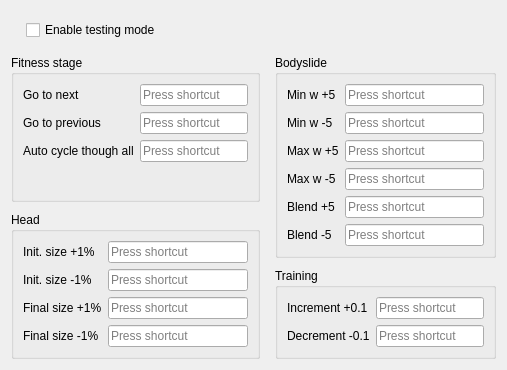
      <widget class="QWidget" name="tab_7">
       <attribute name="title">
        <string>Other options</string>
       </attribute>
       <layout class="QVBoxLayout" name="verticalLayout_9">
        <property name="spacing">
         <number>15</number>
        </property>
        <property name="topMargin">
         <number>20</number>
        </property>
        <item>
         <layout class="QHBoxLayout" name="horizontalLayout_8">
          <property name="leftMargin">
           <number>15</number>
          </property>
          <property name="topMargin">
           <number>0</number>
          </property>
          <item>
           <widget class="QCheckBox" name="checkBox_4">
            <property name="statusTip">
             <string>Let's you make adjustments in real time</string>
            </property>
            <property name="whatsThis">
             <string>&lt;html&gt;&lt;head/&gt;&lt;body&gt;&lt;p&gt;While in testing mode: &lt;/p&gt;&lt;ul style=&quot;margin-top: 0px; margin-bottom: 0px; margin-left: 0px; margin-right: 0px; -qt-list-indent: 1;&quot;&gt;&lt;li style=&quot; margin-top:12px; margin-bottom:0px; margin-left:0px; margin-right:0px; -qt-block-indent:0; text-indent:0px;&quot;&gt;Detailed info will be printed to the console&lt;/li&gt;&lt;li style=&quot; margin-top:0px; margin-bottom:0px; margin-left:0px; margin-right:0px; -qt-block-indent:0; text-indent:0px;&quot;&gt;Hotkeys for ciclying through Fitness stages will become available&lt;/li&gt;&lt;li style=&quot; margin-top:0px; margin-bottom:12px; margin-left:0px; margin-right:0px; -qt-block-indent:0; text-indent:0px;&quot;&gt;Bodyslide settings will be reapplied on game reloading&lt;/li&gt;&lt;/ul&gt;&lt;/body&gt;&lt;/html&gt;</string>
            </property>
            <property name="text">
             <string>Enable testing mode</string>
            </property>
           </widget>
          </item>
         </layout>
        </item>
        <item>
         <layout class="QHBoxLayout" name="horizontalLayout_9">
          <item>
           <layout class="QVBoxLayout" name="verticalLayout_7">
            <property name="spacing">
             <number>10</number>
            </property>
            <item>
             <widget class="QGroupBox" name="groupBox_10">
              <property name="title">
               <string>Fitness stage</string>
              </property>
              <layout class="QFormLayout" name="formLayout_10">
               <item row="0" column="0">
                <widget class="QLabel" name="label_35">
                 <property name="text">
                  <string>Go to next</string>
                 </property>
                </widget>
               </item>
               <item row="0" column="1">
                <widget class="QKeySequenceEdit" name="keySequenceEdit"/>
               </item>
               <item row="1" column="0">
                <widget class="QLabel" name="label_45">
                 <property name="text">
                  <string>Go to previous</string>
                 </property>
                </widget>
               </item>
               <item row="1" column="1">
                <widget class="QKeySequenceEdit" name="keySequenceEdit_11"/>
               </item>
               <item row="2" column="0">
                <widget class="QLabel" name="label_39">
                 <property name="text">
                  <string>Auto cycle though all</string>
                 </property>
                </widget>
               </item>
               <item row="2" column="1">
                <widget class="QKeySequenceEdit" name="keySequenceEdit_5"/>
               </item>
              </layout>
             </widget>
            </item>
            <item>
             <widget class="QGroupBox" name="groupBox_9">
              <property name="title">
               <string>Head</string>
              </property>
              <layout class="QFormLayout" name="formLayout_7">
               <item row="0" column="0">
                <widget class="QLabel" name="label_46">
                 <property name="text">
                  <string>Init. size +1%</string>
                 </property>
                </widget>
               </item>
               <item row="0" column="1">
                <widget class="QKeySequenceEdit" name="keySequenceEdit_12"/>
               </item>
               <item row="1" column="0">
                <widget class="QLabel" name="label_47">
                 <property name="text">
                  <string>Init. size -1%</string>
                 </property>
                </widget>
               </item>
               <item row="2" column="0">
                <widget class="QLabel" name="label_48">
                 <property name="text">
                  <string>Final size +1%</string>
                 </property>
                </widget>
               </item>
               <item row="3" column="0">
                <widget class="QLabel" name="label_49">
                 <property name="text">
                  <string>Final size -1%</string>
                 </property>
                </widget>
               </item>
               <item row="1" column="1">
                <widget class="QKeySequenceEdit" name="keySequenceEdit_13"/>
               </item>
               <item row="2" column="1">
                <widget class="QKeySequenceEdit" name="keySequenceEdit_14"/>
               </item>
               <item row="3" column="1">
                <widget class="QKeySequenceEdit" name="keySequenceEdit_15"/>
               </item>
              </layout>
             </widget>
            </item>
           </layout>
          </item>
          <item>
           <layout class="QVBoxLayout" name="verticalLayout_8">
            <property name="spacing">
             <number>10</number>
            </property>
            <item>
             <widget class="QGroupBox" name="groupBox_8">
              <property name="title">
               <string>Bodyslide</string>
              </property>
              <layout class="QFormLayout" name="formLayout_9">
               <item row="1" column="0">
                <widget class="QLabel" name="label_38">
                 <property name="text">
                  <string>Min w +5</string>
                 </property>
                </widget>
               </item>
               <item row="1" column="1">
                <widget class="QKeySequenceEdit" name="keySequenceEdit_4"/>
               </item>
               <item row="2" column="0">
                <widget class="QLabel" name="label_40">
                 <property name="text">
                  <string>Min w -5</string>
                 </property>
                </widget>
               </item>
               <item row="2" column="1">
                <widget class="QKeySequenceEdit" name="keySequenceEdit_6"/>
               </item>
               <item row="3" column="0">
                <widget class="QLabel" name="label_41">
                 <property name="text">
                  <string>Max w +5</string>
                 </property>
                </widget>
               </item>
               <item row="3" column="1">
                <widget class="QKeySequenceEdit" name="keySequenceEdit_7"/>
               </item>
               <item row="4" column="0">
                <widget class="QLabel" name="label_42">
                 <property name="text">
                  <string>Max w -5</string>
                 </property>
                </widget>
               </item>
               <item row="4" column="1">
                <widget class="QKeySequenceEdit" name="keySequenceEdit_8"/>
               </item>
               <item row="5" column="0">
                <widget class="QLabel" name="label_43">
                 <property name="text">
                  <string>Blend +5</string>
                 </property>
                </widget>
               </item>
               <item row="5" column="1">
                <widget class="QKeySequenceEdit" name="keySequenceEdit_9"/>
               </item>
               <item row="6" column="0">
                <widget class="QLabel" name="label_44">
                 <property name="text">
                  <string>Blend -5</string>
                 </property>
                </widget>
               </item>
               <item row="6" column="1">
                <widget class="QKeySequenceEdit" name="keySequenceEdit_10"/>
               </item>
              </layout>
             </widget>
            </item>
            <item>
             <widget class="QGroupBox" name="groupBox_7">
              <property name="title">
               <string>Training</string>
              </property>
              <layout class="QFormLayout" name="formLayout_8">
               <item row="0" column="0">
                <widget class="QLabel" name="label_36">
                 <property name="text">
                  <string>Increment +0.1</string>
                 </property>
                </widget>
               </item>
               <item row="0" column="1">
                <widget class="QKeySequenceEdit" name="keySequenceEdit_2"/>
               </item>
               <item row="1" column="0">
                <widget class="QLabel" name="label_37">
                 <property name="text">
                  <string>Decrement -0.1</string>
                 </property>
                </widget>
               </item>
               <item row="1" column="1">
                <widget class="QKeySequenceEdit" name="keySequenceEdit_3"/>
               </item>
              </layout>
             </widget>
            </item>
           </layout>
          </item>
         </layout>
        </item>
       </layout>
      </widget>
